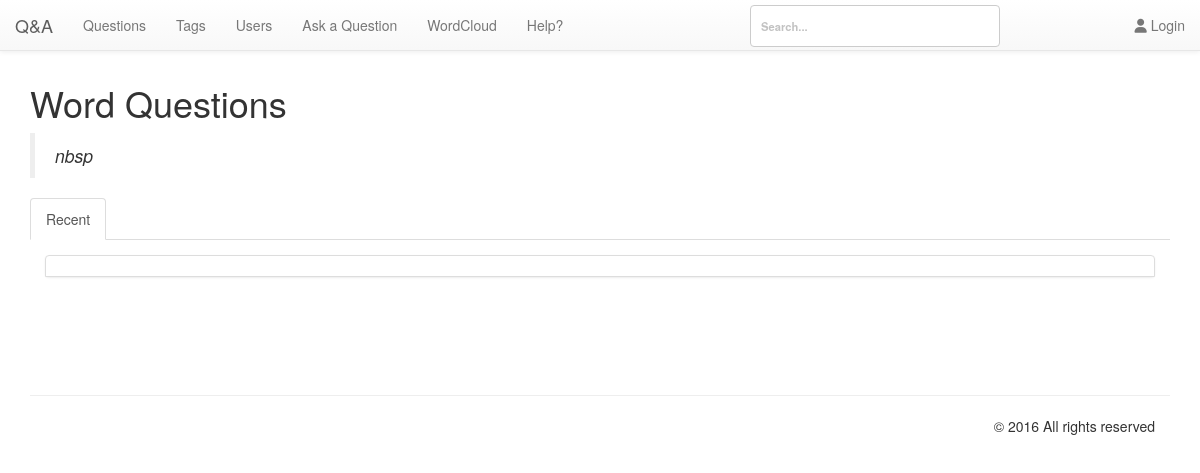
/pages/word.php?word=nbsp, run on an earlier commit of the app's database.
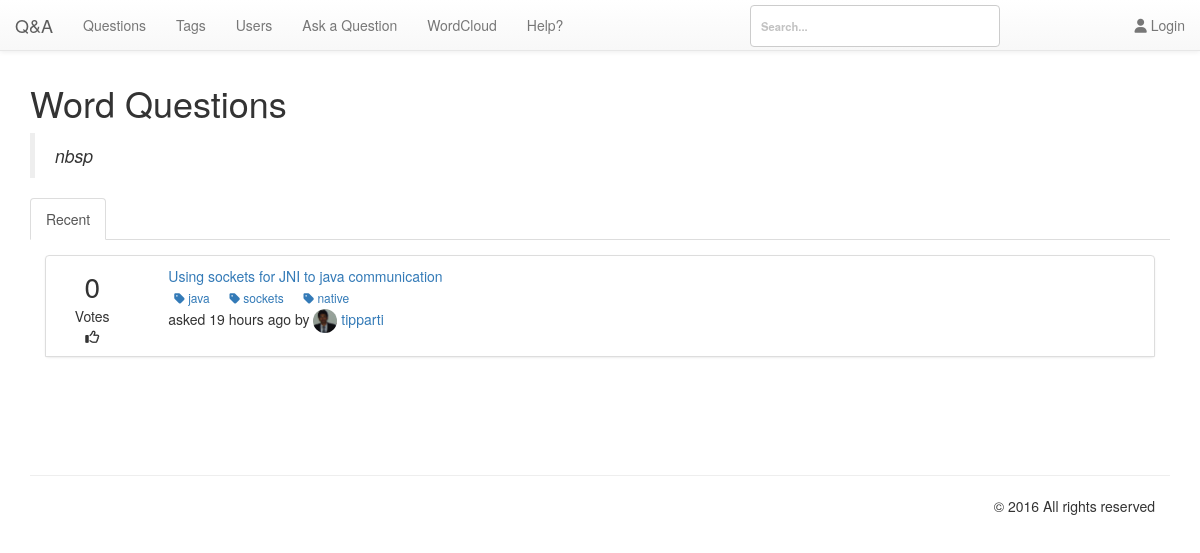
And on a later commit of the database.
### tables this page shows
CREATE TABLE `qa_posts` (
  `postid` int(10) UNSIGNED NOT NULL,
  `type` enum('Q','A','C','Q_HIDDEN','A_HIDDEN','C_HIDDEN','Q_QUEUED','A_QUEUED','C_QUEUED','NOTE') NOT NULL,
  `parentid` int(10) UNSIGNED DEFAULT NULL,
  `acount` smallint(5) UNSIGNED NOT NULL DEFAULT '0',
  `amaxvote` smallint(5) UNSIGNED NOT NULL DEFAULT '0',
  `userid` int(10) UNSIGNED DEFAULT NULL,
  `upvotes` smallint(5) UNSIGNED NOT NULL DEFAULT '0',
  `downvotes` smallint(5) UNSIGNED NOT NULL DEFAULT '0',
  `netvotes` smallint(6) NOT NULL DEFAULT '0',
  `views` int(10) UNSIGNED NOT NULL DEFAULT '0',
  `flagged` tinyint(1) NOT NULL,
  `flag_id` int(11) NOT NULL DEFAULT '0',
  `flagcount` tinyint(3) UNSIGNED NOT NULL DEFAULT '0',
  `format` varchar(20) NOT NULL DEFAULT '',
  `created` datetime NOT NULL,
  `updated` datetime DEFAULT NULL,
  `title` varchar(800) DEFAULT NULL,
  `content` varchar(8000) DEFAULT NULL,
  `tags` varchar(800) DEFAULT NULL,
  `selects` tinyint(1) DEFAULT NULL,
  `s_userid` tinyint(4) NOT NULL
);

CREATE TABLE `qa_tagwords` (
  `postid` int(10) UNSIGNED NOT NULL,
  `wordid` int(10) UNSIGNED NOT NULL
);

CREATE TABLE `qa_words` (
  `wordid` int(10) UNSIGNED NOT NULL,
  `word` varchar(80) NOT NULL,
  `titlecount` int(10) UNSIGNED NOT NULL DEFAULT '0',
  `contentcount` int(10) UNSIGNED NOT NULL DEFAULT '0',
  `tagwordcount` int(10) UNSIGNED NOT NULL DEFAULT '0',
  `tagcount` int(10) UNSIGNED NOT NULL DEFAULT '0'
);

CREATE TABLE `qa_blobs` (
  `blobid` bigint(20) UNSIGNED NOT NULL,
  `filename` varchar(255) DEFAULT NULL,
  `userid` int(10) UNSIGNED NOT NULL,
  `gravatar` tinyint(1) NOT NULL,
  `created` datetime DEFAULT NULL
);

CREATE TABLE `qa_users` (
  `userid` int(10) UNSIGNED NOT NULL,
  `created` datetime NOT NULL,
  `email` varchar(80) NOT NULL,
  `handle` varchar(20) NOT NULL,
  `avatarblobid` bigint(20) UNSIGNED DEFAULT NULL,
  `avatarwidth` smallint(5) UNSIGNED DEFAULT NULL,
  `avatarheight` smallint(5) UNSIGNED DEFAULT NULL,
  `passcheck` text,
  `loggedin` datetime NOT NULL
);

### db/db.php (called while the page is built, shortened)
<?php
class Db {
	protected static $connection;
	public function connect() {
		if(!isset(self::$connection)) {
			self::$connection = new mysqli('localhost','admin','M0n@rch$','cs518');
		}
		return self::$connection;
	}
	public function query($query) {
		$connection = $this -> connect();
		$result = $connection -> query($query);
		return $result;
	}
	public function select($query) {
		$rows = array();
		$result = $this -> query($query);
		while ($row = $result -> fetch_assoc()) {
			$rows[] = $row;
		}
		return $rows;
	}
}

### app/time.php (called while the page is built)
<?php
function time_elapsed_string($datetime, $full = false) {
    $now = new DateTime;
    $ago = new DateTime($datetime);
    $diff = $now->diff($ago);
    $diff->w = floor($diff->d / 7);
    $diff->d -= $diff->w * 7;
    $string = array(
        'y' => 'year',
        'm' => 'month',
        'w' => 'week',
        'd' => 'day',
        'h' => 'hour',
        'i' => 'minute',
        's' => 'second',
    );
    foreach ($string as $k => &$v) {
        if ($diff->$k) {
            $v = $diff->$k . ' ' . $v . ($diff->$k > 1 ? 's' : '');
        } else {
            unset($string[$k]);
        }
    }
    if (!$full) $string = array_slice($string, 0, 1);
    return $string ? implode(', ', $string) . ' ago' : 'just now';
}
?>

### pages/word.php (the view, shortened to what the changed rows need)
<?php
include ("header.php");
include_once ($_SERVER['DOCUMENT_ROOT']."/db/db.php");
include $_SERVER['DOCUMENT_ROOT'].'/app/time.php';
require_once $_SERVER['DOCUMENT_ROOT'].'/nbbc/nbbc.php';
$bbcode = new BBCode;
$connection = new Db();
if (isset($_GET['word'])):
$tag = $_GET['word'];
?>
<div class="container">
  <div id="content">
    <h1>Word Questions  </h1><blockquote>
      <em> <?php echo $tag; ?></em>
    </blockquote>
      <ul id="tabs" class="nav nav-tabs" data-tabs="tabs">
          <li class="active"><a href="#red" data-toggle="tab">Recent</a></li>
      </ul>
      <div id="my-tab-content" class="tab-content">
          <div class="tab-pane active" id="red">
            <div class="panel-body">
                <ul class="list-group">
                                  <li class="list-group-item">
<?php
$red = $connection -> select("SELECT `title`,`content`,`qa_posts`.`created`, `qa_posts`.`postid`, `qa_posts`.`acount`, `qa_users`.`handle`, `netvotes`,`avatarblobid` FROM `qa_posts` LEFT JOIN `qa_users` ON `qa_posts`.`userid` = `qa_users`.`userid`  WHERE `title` LIKE '%".$tag."%' OR `content` LIKE '%".$tag."%' AND `type` = 'Q' ORDER BY `qa_posts`.`created` DESC;");
 foreach ($red as $key => $value):
   $profile = $connection -> select("SELECT `filename`, `qa_users`.`handle`, `gravatar` FROM `qa_users` INNER JOIN `qa_blobs` ON `qa_users`.`avatarblobid` = `qa_blobs`.`blobid` WHERE `qa_blobs`.blobid=".$value['avatarblobid'].";");
   if(count($profile) == 1){
   foreach ($profile as $key => $val){
    $pic = $val['filename'];
    $na = $val['handle'];
    if ($val['gravatar'] == 0) {
      $pic =	"<img src='/img/uploads/".$val['filename']."' class='img-circle' style='width:24px;height:24px;' title='".$val['handle']."'/>";
    } else {
      $pic =	"<img src='".$val['filename']."' class='img-circle' style='width:24px;height:24px;' title='".$val['handle']."'/>";
    }
    }
 }
   ?>
  <div class="row">
    <div class="col-xs-2 col-md-1">
        <div class="text-center fa-2x"><?php  echo $value['netvotes']; ?>
        </div>
        <div class="text-center">Votes</div>
        <div class="text-center"><i class="fa fa-thumbs-o-up" aria-hidden="true"></i></div>
      </div>
      <div class="col-xs-10 col-md-11">
          <div class="col-xs-10 col-md-11">
              <a href="/pages/questions.php?qa=<?php echo $value['postid']; ?>"><?php echo html_entity_decode($bbcode->Parse($value['title'])); ?>
                  </a>
                  <div class="action">
                  <?php
                  $tags = $connection -> select("SELECT `qa_tagwords`.`postid`, `qa_tagwords`.`wordid`, `word` FROM `qa_tagwords` INNER JOIN `qa_words` ON `qa_words`.`wordid` = `qa_tagwords`.`wordid` WHERE `qa_tagwords`.`postid` = ".$value['postid'].";");
                  foreach ($tags as $key => $tagv) {
                    echo '<a href="/pages/tags.php?tag='.$tagv['word'].'" class="btn btn-labeled btn-xs" title="Edit">
                        <i class="fa fa-tag" aria-hidden="true"></i>&nbsp;'.$tagv['word'].'
                    </a>&nbsp;&nbsp;';
                    }
                   ?>
                  </div>
              <div class="footer content">
                  asked <?php echo time_elapsed_string($value['created']); echo " by  <a href='/pages/users.php?handle=".$na."'>".$pic."&nbsp;".$value['handle']."</a>"; ?>
              </div>
          </div>
      </div>
  </div>
  <?php
endforeach; ?>
</li>
</div>
</div>
</div>
</div>
</div>
<?php endif; ?>
<?php include_once 'footer.php';?>

### nbbc/nbbc.php (shortened to what the changed rows need)
<?php
class BBCodeLexer {
var $state;
var $input;
var $ptr;
var $verbatim;
function BBCodeLexer($string, $tagmarker = '[') {
$regex_beginmarkers = Array( '[' => '\[', '<' => '<', '{' => '\{', '(' => '\(' );
$regex_endmarkers = Array( '[' => '\]', '<' => '>', '{' => '\}', '(' => '\)' );
$endmarkers = Array( '[' => ']', '<' => '>', '{' => '}', '(' => ')' );
$e = $regex_endmarkers[$tagmarker];
$b = $regex_beginmarkers[$tagmarker];
$this->pat_main = "/( "
. "{$b}"
. "(?! -- | ' | !-- | {$b}{$b} )"
. "(?: [^\\n\\r{$b}{$e}] | \\\" [^\\\"\\n\\r]* \\\" | \\' [^\\'\\n\\r]* \\' )*"
. "{$e}"
. "| {$b}{$b} (?: [^{$e}\\r\\n] | {$e}[^{$e}\\r\\n] )* {$e}{$e}"
. "| {$b} (?: -- | ' ) (?: [^{$e}\\n\\r]* ) {$e}"
. "| {$b}!-- (?: [^-] | -[^-] | --[^{$e}] )* --{$e}"
. "| -----+"
. "| \\x0D\\x0A | \\x0A\\x0D | \\x0D | \\x0A"
. "| [\\x00-\\x09\\x0B-\\x0C\\x0E-\\x20]+(?=[\\x0D\\x0A{$b}]|-----|$)"
. "| (?<=[\\x0D\\x0A{$e}]|-----|^)[\\x00-\\x09\\x0B-\\x0C\\x0E-\\x20]+"
. " )/Dx";
$this->input = preg_split($this->pat_main, $string, -1, PREG_SPLIT_DELIM_CAPTURE);
$this->ptr = 0;
$this->unget = false;
$this->state = BBCODE_LEXSTATE_TEXT;
$this->verbatim = false;
}
function NextToken() {
while (true) {
if ($this->ptr >= count($this->input)) {
return $this->token = BBCODE_EOI;
}
$this->text = preg_replace("/[\\x00-\\x08\\x0B-\\x0C\\x0E-\\x1F]/", "",
$this->input[$this->ptr++]);
if ($this->verbatim) {
$this->tag = false;
if ($this->state == BBCODE_LEXSTATE_TEXT) {
$this->state = BBCODE_LEXSTATE_TAG;
$token_type = BBCODE_TEXT;
}
else {
$this->state = BBCODE_LEXSTATE_TEXT;
switch (ord(substr($this->text, 0, 1))) {
case 10:
case 13:
$token_type = BBCODE_NL;
break;
default:
$token_type = BBCODE_WS;
break;
case 45:
case 40:
case 60:
case 91:
case 123:
$token_type = BBCODE_TEXT;
break;
}
}
if (strlen($this->text) > 0)
return $this->token = $token_type;
}
else if ($this->state == BBCODE_LEXSTATE_TEXT) {
$this->state = BBCODE_LEXSTATE_TAG;
if (strlen($this->text) > 0)
return $this->token = BBCODE_TEXT;
}
}
}
}
class BBCode {
var $current_class;
var $root_class;
var $allow_ampersand;
var $tag_marker;
var $plain_mode;
var $detect_urls;
var $smileys;
var $smiley_regex;
var $enable_smileys;
var $debug;
function BBCode() {
$this->defaults = new BBCodeLibrary;
$this->smileys = $this->defaults->default_smileys;
$this->enable_smileys = true;
$this->smiley_regex = false;
$this->pre_trim = "";
$this->root_class = 'block';
$this->tag_marker = '[';
$this->current_class = $this->root_class;
$this->debug = false;
$this->output_limit = 0;
$this->plain_mode = false;
$this->detect_urls = false;
}
function GetDefaultWikiURL() { return '/?page='; }
function GetDefaultLocalImgDir() { return "img"; }
function GetDefaultLocalImgURL() { return "img"; }
function GetDefaultRuleHTML() { return "\n<hr class=\"bbcode_rule\" />\n"; }
function GetDefaultSmileyDir() { return "smileys"; }
function GetDefaultSmileyURL() { return "smileys"; }
function HTMLEncode($string) {
if (!$this->allow_ampersand)
return htmlspecialchars($string);
else return str_replace(Array('<', '>', '"'),
Array('&lt;', '&gt;', '&quot;'), $string);
}
function FixupOutput($string) {
if (!$this->detect_urls) {
$output = $this->Internal_ProcessSmileys($string);
}
return $output;
}
function Internal_ProcessSmileys($string) {
if (!$this->enable_smileys || $this->plain_mode) {
$output = $this->HTMLEncode($string);
}
else {
$tokens = preg_split($this->smiley_regex, $string, -1, PREG_SPLIT_DELIM_CAPTURE);
if (count($tokens) <= 1) {
$output = $this->HTMLEncode($string);
}
}
return $output;
}
function Internal_RebuildSmileys() {
$regex = Array("/(?<![\\w])(");
$first = true;
foreach ($this->smileys as $code => $filename) {
if (!$first) $regex[] = "|";
$regex[] = preg_quote("$code", '/');
$first = false;
}
$regex[] = ")(?![\\w])/";
$this->smiley_regex = implode("", $regex);
}
function Internal_CollectTextReverse($array, $start = 0, $end = 0) {
for ($start = intval($start); $start >= $end; $start--)
print $array[$start][BBCODE_STACK_TEXT];
$output = ob_get_contents();
return $output;
}
function Internal_GenerateOutput($pos) {
$output = Array();
while (count($this->stack) > $pos) {
$token = array_pop($this->stack);
if ($token[BBCODE_STACK_TOKEN] != BBCODE_TAG) {
$output[] = $token;
}
}
return $output;
}
function Internal_ComputeCurrentClass() {
if (count($this->stack) > 0)
$this->current_class = $this->stack[count($this->stack)-1][BBCODE_STACK_CLASS];
else $this->current_class = $this->root_class;
}
function Parse($string) {
$this->lexer = new BBCodeLexer($string, $this->tag_marker);
$this->lexer->debug = $this->debug;
$this->stack = Array();
while (true) {
if (($token_type = $this->lexer->NextToken()) == BBCODE_EOI) {
break;
}
switch ($token_type) {
case BBCODE_TEXT:
$this->stack[] = Array(
BBCODE_STACK_TOKEN => BBCODE_TEXT,
BBCODE_STACK_TEXT => $this->FixupOutput($this->lexer->text),
BBCODE_STACK_TAG => false,
BBCODE_STACK_CLASS => $this->current_class,
);
break;
}
}
$result = $this->Internal_GenerateOutput(0);
$result = $this->Internal_CollectTextReverse($result, count($result) - 1);
return $result;
}
}

What changed in the data, as far as the page shows it:
added qa_posts: netvotes "0", start "Using sockets for JNI to java communication", created "19 hours ago", qa_blobs.filename (picture), qa_users.handle "tipparti"
added qa_tagwords: wordid.word "java"
added qa_tagwords: wordid.word "sockets"
added qa_tagwords: wordid.word "native"
